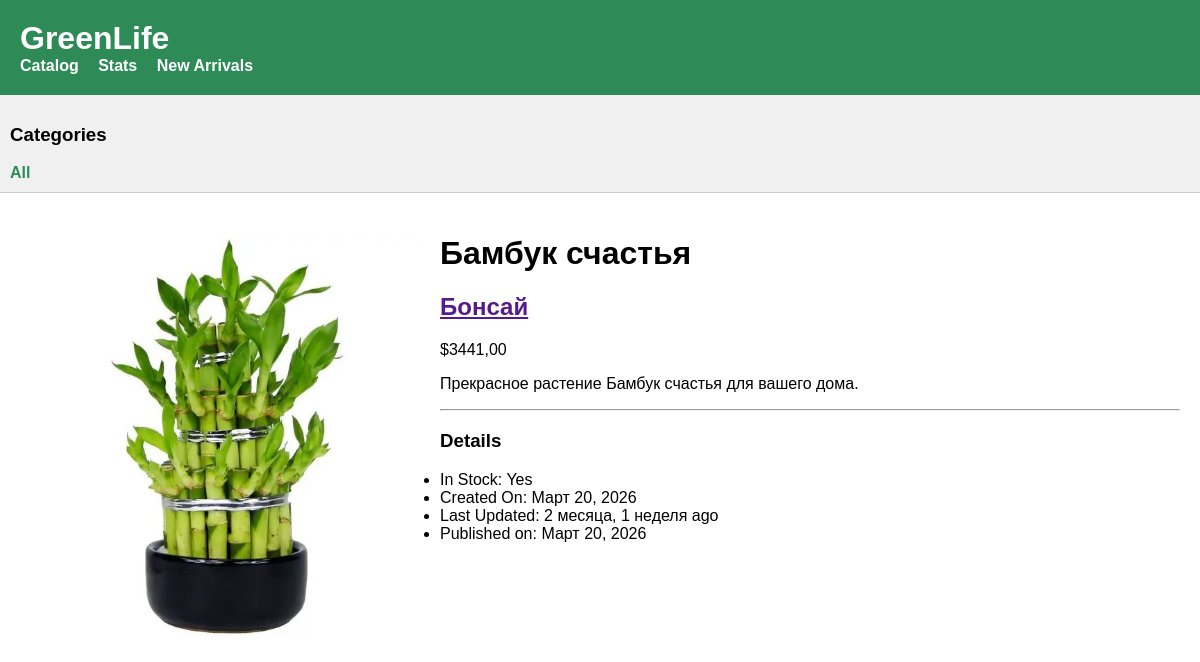
The app's page /15/bamboo/ with its own data.
### store/models.py (models this page shows, shortened)
class Plant(models.Model):
    category = models.ForeignKey(Category, related_name='plants', on_delete=models.CASCADE, verbose_name='Категория')
    name = models.CharField(max_length=200, verbose_name='Название растения')
    slug = models.SlugField(max_length=200, unique=True, verbose_name='Слаг')
    description = models.TextField(blank=True, verbose_name='Описание')
    price = models.DecimalField(max_digits=10, decimal_places=2, verbose_name='Цена')
    is_in_stock = models.BooleanField(default=True, verbose_name='В наличии')
    created_at = models.DateTimeField(auto_now_add=True, verbose_name='Дата создания')
    updated_at = models.DateTimeField(auto_now=True, verbose_name='Дата обновления')
    published_at = models.DateTimeField(default=timezone.now, verbose_name='Дата публикации')
    image = models.ImageField(upload_to='plants/%Y/%m/%d', blank=True, verbose_name='Изображение')
    manual = models.FileField(upload_to='manuals/%Y/%m/%d', blank=True, verbose_name='Инструкция по уходу (PDF)')
    tags = models.ManyToManyField('Tag', blank=True, related_name='plants', verbose_name='Теги')
    objects = models.Manager()
    available_plants = PlantManager()
    class Meta:
        ordering = ('name',)
        verbose_name = 'Растение'
        verbose_name_plural = 'Растения'
        indexes = [
            models.Index(fields=['id', 'slug']),
        ]

class Category(models.Model):
    name = models.CharField(max_length=200, verbose_name='Название')
    slug = models.SlugField(max_length=200, unique=True, verbose_name='Слаг (URL)')
    source_url = models.URLField(blank=True, verbose_name='Ссылка на описание (URL)')
    class Meta:
        ordering = ('name',)
        verbose_name = 'Категория'
        verbose_name_plural = 'Категории'
    def __str__(self):
        return self.name

### store/views.py (the view)
# urls.py: path('<int:id>/<slug:slug>/', views.plant_detail, name='plant_detail'),
def plant_detail(request, id, slug):
    plant_qs = Plant.objects.filter(id=id, slug=slug, is_in_stock=True)
    if not plant_qs.exists():
        return redirect('store:plant_list')
    plant = plant_qs.first()
    return render(request, 'store/plant_detail.html', {'plant': plant})

### templates/store/plant_detail.html (shortened to what this page needs)
{% extends "base.html" %}
{% block content %}
    <div class="plant-detail">
        {% if plant.image %}
            <img src="{{ plant.image.url }}" alt="{{ plant.name }}" style="max-width: 400px; float: left; margin-right: 20px;">
        {% endif %}
        <h1>{{ plant.name }}</h1>
        <h2><a href="{{ plant.category.get_absolute_url }}">{{ plant.category }}</a></h2>
        <p class="price">${{ plant.price }}</p>
        <p>{{ plant.description|linebreaks }}</p>
        <hr>
        <h3>Details</h3>
        <ul>
            <li>In Stock: {{ plant.is_in_stock|yesno:"Yes,No" }}</li>
            <li>Created On: {{ plant.created_at|date:"F j, Y" }}</li>
            <li>Last Updated: {{ plant.updated_at|timesince }} ago</li>
            <li>Published on: {{ plant.published_at|date:"F j, Y" }}</li>
        </ul>
    </div>
{% endblock %}

### templates/base.html (style rules this page uses)
body { font-family: sans-serif; margin: 0; }

### records on screen
Plant: image (picture), name "Бамбук счастья", category "Бонсай", price "3441,00", description "Прекрасное растение Бамбук счастья для вашего дома.", is_in_stock "Yes", created_at "Март 20, 2026", updated_at "2 месяца, 1 неделя", published_at "Март 20, 2026"
